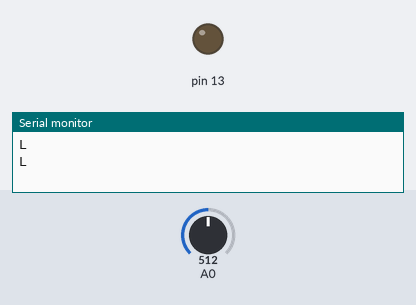
A sketch run on a simulated Arduino Uno, built with avr-gcc and run on an emulated ATmega328P. On the bench: output pins drawn as LEDs (lit = HIGH), the last lines printed to the serial monitor. Inputs (shaded band) come from the test bench; at power-on: A0 = 512.

Above: at 2.0 s.
2.1 s: A0 set to 110
4.3 s: A0 set to 92
At 6.2 s:
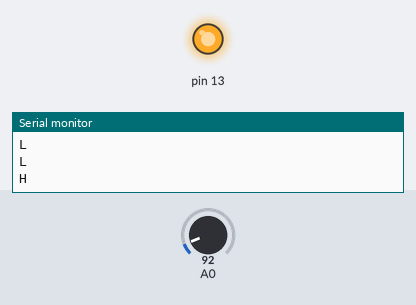
7.0 s: A0 set to 122
At 9.1 s:
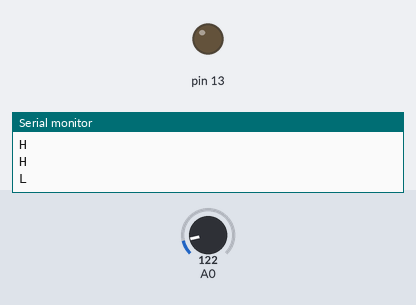
9.4 s: A0 set to 90
At 11.0 s:
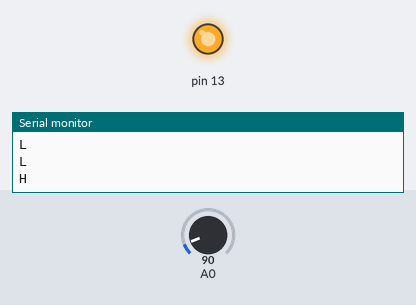
Timing chart, 0 to 12.5 s (numbered marks = the images above; inputs shaded):
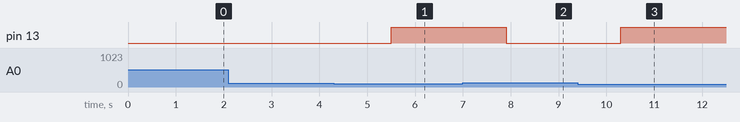

The sketch:

aturyoku00.ino
```cpp
int val = 0; //変数を設定しておく
void setup() {
  pinMode(13,OUTPUT);
Serial.begin(9600);
}

void loop() { //電源が切れるまで繰り返し実行される
val = analogRead(0); //アナログピンから値を読み取る。0はピン番号
//Serial.println(val); //シリアルポートへ出力。printlnで改行してくれる
delay(700); //1000ms（1秒）ごとに実行
if (val > 20 and val < 100) {
  Serial.println("H");
  digitalWrite(13,HIGH);
  delay(500);
  }
else  {
  digitalWrite(13,LOW);
  Serial.println("L");
  //Serial.println(val);
  delay(500);
  }
}
```

Measured:
- the behaviour switches between 100 and 99 on A0 (found by bisection; images 0 and 1)
- after the input at 4.3 s, pin 13: LOW → HIGH after 1.2 s
- after the input at 7.0 s, pin 13: HIGH → LOW after 0.90 s
- after the input at 9.4 s, pin 13: LOW → HIGH after 0.90 s
